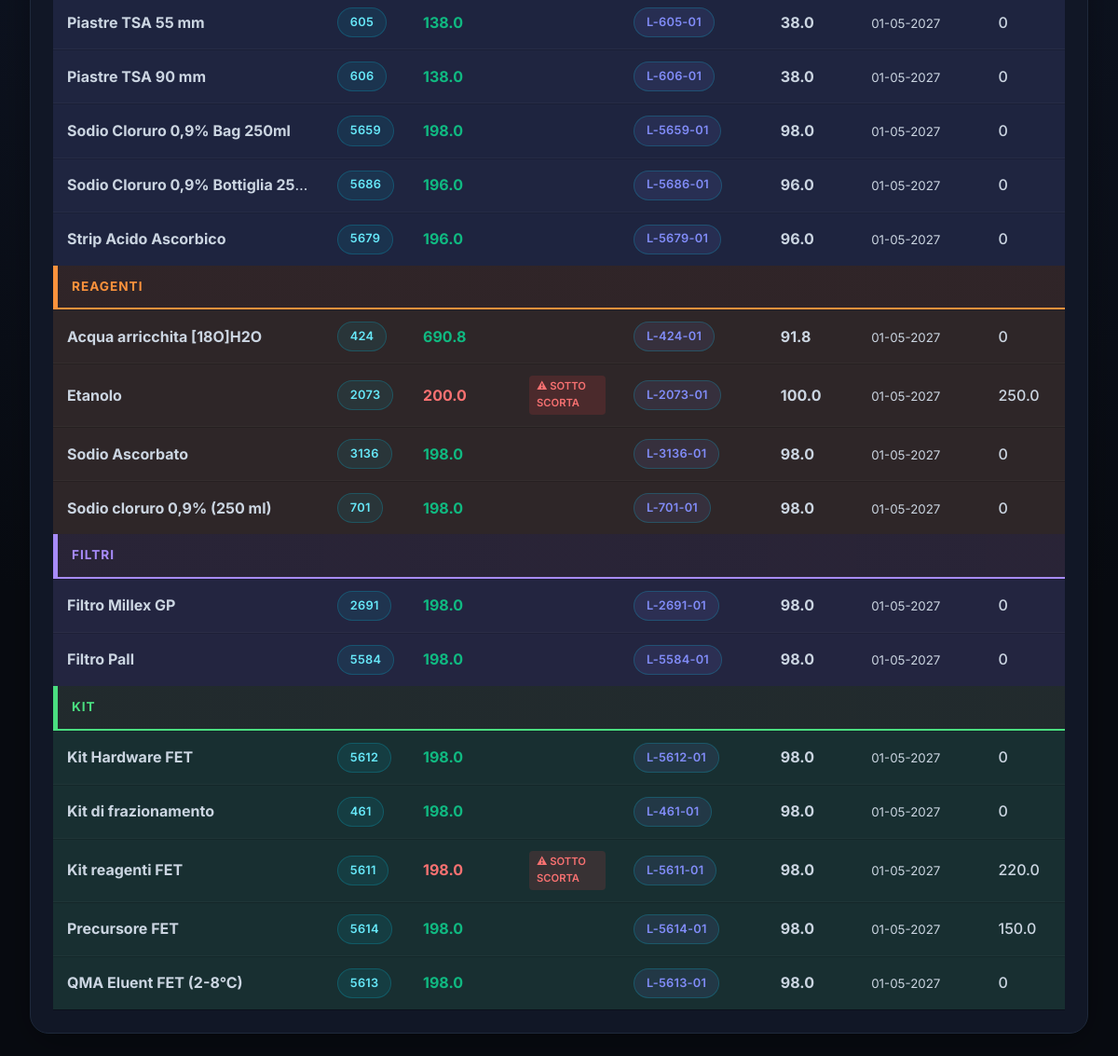
Before: /magazzino (lower part) with the older database file.
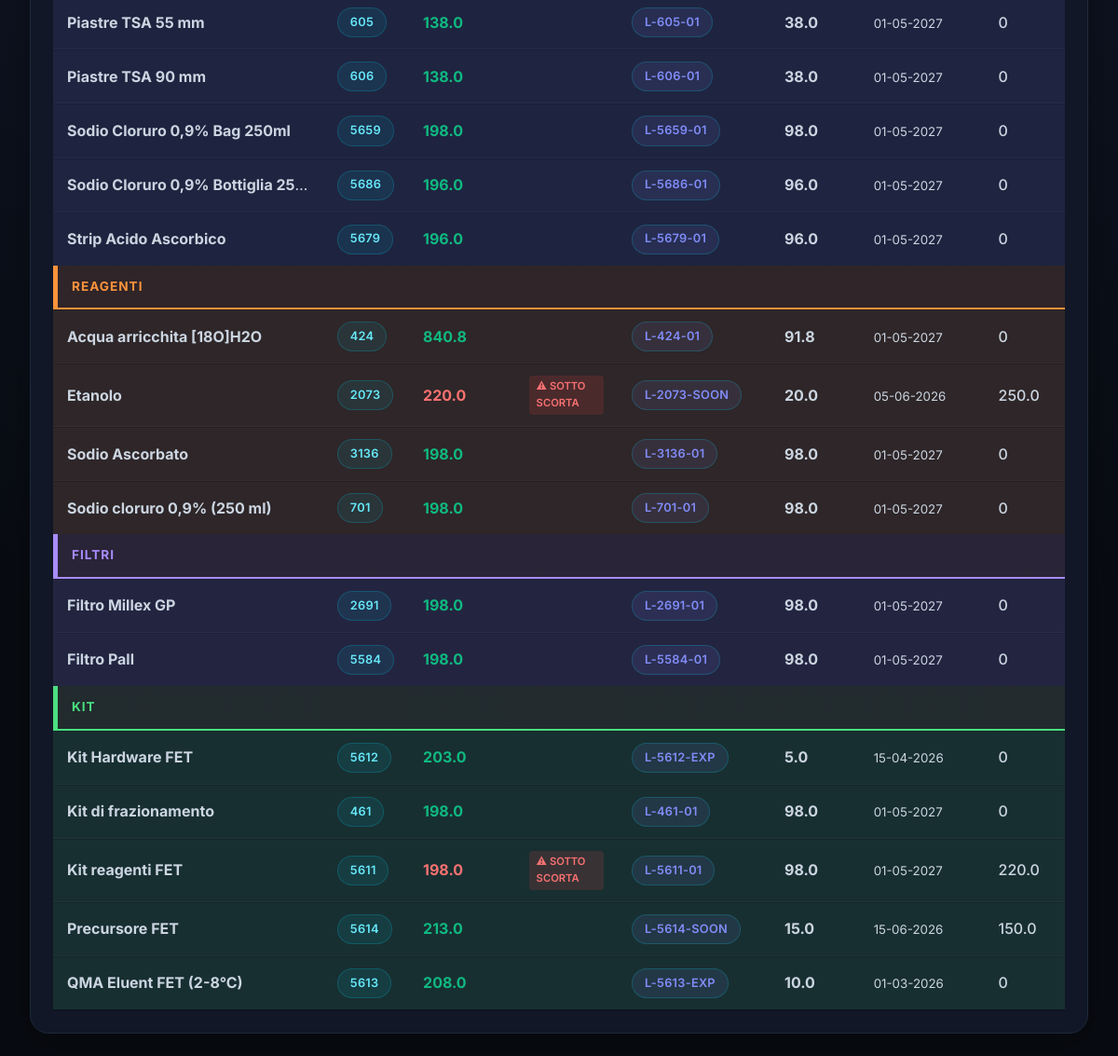
After: the same page with the newer database file.
### tables this page shows
CREATE TABLE Lotti_Interni (
            lotto_interno TEXT PRIMARY KEY,
            data_arrivo TEXT,
            codice_mp TEXT,
            lotto_fornitore TEXT,
            fornitore TEXT,
            data_scadenza TEXT,
            qnt_arrivata TEXT,
            pz_x_cf TEXT,
            giacenza TEXT,
            data_consegna_qc TEXT,
            data_approvazione TEXT,
            arrivo_magazzino TEXT,
            consumi TEXT,
            ca TEXT,
            reparto TEXT,
            appr TEXT,
            etich TEXT,
            cc TEXT,
            codice_lotto TEXT,
            in_uso TEXT,
            chiuso TEXT,
            FOREIGN KEY (codice_mp) REFERENCES Elenco_MP(codice)
        );

CREATE TABLE Elenco_MP (
            codice TEXT PRIMARY KEY,
            nome_mp TEXT,
            nome_file TEXT,
            unita_misura TEXT,
            nome_etichetta TEXT,
            uso TEXT,
            codice_fornitore TEXT,
            controcampione TEXT,
            distribuzione TEXT
        , scorta_minima FLOAT DEFAULT 0, ordine_magazzino INTEGER DEFAULT 999, categoria_magazzino TEXT);

### app.py (the view)
@app.route('/magazzino')
def magazzino():
    conn = get_db_connection()
    inventory_rows = conn.execute('''
        WITH OldestActiveLot AS (
            SELECT
                codice_mp,
                lotto_interno,
                giacenza,
                data_scadenza,
                ROW_NUMBER() OVER (
                    PARTITION BY codice_mp
                    ORDER BY data_arrivo ASC, lotto_interno ASC
                ) as rn
            FROM Lotti_Interni
            WHERE giacenza IS NOT NULL AND CAST(giacenza AS FLOAT) > 0
        )
        SELECT
            M.codice,
            M.nome_mp,
            M.scorta_minima,
            M.ordine_magazzino,
            M.categoria_magazzino,
            SUM(CASE WHEN L.giacenza IS NOT NULL THEN CAST(L.giacenza AS FLOAT) ELSE 0 END) as giacenza_totale,
            COUNT(CASE WHEN L.lotto_interno IS NOT NULL THEN 1 END) as num_lotti,
            MIN(CASE WHEN L.data_scadenza != "" THEN L.data_scadenza END) as prossima_scadenza,
            O.lotto_interno as lotto_in_uso,
            O.giacenza as lotto_in_uso_giacenza,
            O.data_scadenza as lotto_in_uso_scadenza
        FROM Elenco_MP M
        LEFT JOIN Lotti_Interni L ON M.codice = L.codice_mp
        LEFT JOIN OldestActiveLot O ON M.codice = O.codice_mp AND O.rn = 1
        GROUP BY M.codice, M.nome_mp, M.scorta_minima, M.ordine_magazzino, M.categoria_magazzino, O.lotto_interno, O.giacenza, O.data_scadenza
        ORDER BY M.ordine_magazzino ASC, M.nome_mp ASC
    ''').fetchall()
    inventory = [dict(row) for row in inventory_rows]
    grouped_inventory = {}
    for item in inventory:
        cat = item['categoria_magazzino'] or 'Altre Materie Prime'
        if cat not in grouped_inventory:
            grouped_inventory[cat] = []
        grouped_inventory[cat].append(item)
    conn.close()
    return render_template('magazzino.html', grouped_inventory=grouped_inventory)

### app.py (called while the page is built)
def get_db_connection():
    conn = sqlite3.connect(DB_PATH)
    conn.row_factory = sqlite3.Row
    return conn

@app.template_filter('dateformat')
def dateformat_filter(value, format='%d-%m-%Y'):
    if not value or value == '-':
        return value
    try:
        dt = datetime.strptime(value, '%Y-%m-%d')
        return dt.strftime(format)
    except:
        return value

### templates/magazzino.html (shortened to what this page needs)
{% extends 'base.html' %}
{% block content %}
<link rel="stylesheet" type="text/css" href="https://cdn.datatables.net/1.13.6/css/jquery.dataTables.min.css">
<div class="table-container" style="padding: 1.5rem; overflow: visible !important;">
    <table id="magazzinoTable" class="display">
        {% for cat_name, items in grouped_inventory.items() %}
            {% set color_class = 'cat-gray' %}
            {% if 'consumabili' in cat_name.lower() or 'sterile' in cat_name.lower() or 'vetro' in cat_name.lower() %}{% set color_class = 'cat-blue' %}
            {% elif 'reagenti' in cat_name.lower() or 'colina' in cat_name.lower() %}{% set color_class = 'cat-orange' %}
            {% elif 'filtri' in cat_name.lower() %}{% set color_class = 'cat-purple' %}
            {% elif 'kit' in cat_name.lower() or 'synthera' in cat_name.lower() or 'fbb' in cat_name.lower() or 'dopa' in cat_name.lower() or 'finali' in cat_name.lower() %}{% set color_class = 'cat-green' %}
            {% endif %}
        <tbody class="category-group section-{{ color_class | replace('cat-', '') }}">
            <tr class="group-header {{ color_class }}">
                <td><strong>{{ cat_name }}</strong></td>
                <td></td><td></td><td></td><td></td><td></td><td></td><td></td>
            </tr>
            {% for item in items %}
                {% set giacenza = item['giacenza_totale'] if item['giacenza_totale'] is not none else 0 %}
                {% set scorta_min = item['scorta_minima'] if item['scorta_minima'] is not none else 0 %}
                {% set is_low_stock = giacenza < scorta_min %}
                <tr onclick="openBatchDetails('{{ item['codice'] }}', '{{ item['nome_mp'] }}')">
                    <td style="white-space: nowrap; overflow: hidden; text-overflow: ellipsis; max-width: 260px;" title="{{ item['nome_mp'] }}"><strong>{{ item['nome_mp'] }}</strong></td>
                    <td><span class="badge">{{ item['codice'] }}</span></td>
                    <td>
                        <span class="{{ 'stock-critical-val' if is_low_stock else 'stock-ok' }}" style="font-weight: bold;">
                            {{ giacenza | round(2) }}
                        </span>
                    </td>
                    <td>
                        {% if is_low_stock %}
                        <span class="low-stock-badge">⚠ SOTTO SCORTA</span>
                        {% endif %}
                    </td>
                    <td>
                        {% if item['lotto_in_uso'] %}
                        <span class="badge" style="background: rgba(129, 140, 248, 0.1); color: #818cf8; white-space: nowrap; display: inline-block;">{{ item['lotto_in_uso'] }}</span>
                        {% else %}
                        <span class="placeholder-cell">-</span>
                        {% endif %}
                    </td>
                    <td>
                        {% if item['lotto_in_uso_giacenza'] is not none %}
                        <strong style="color: var(--text-pale);">{{ item['lotto_in_uso_giacenza'] | float | round(2) }}</strong>
                        {% else %}
                        <span class="placeholder-cell">-</span>
                        {% endif %}
                    </td>
                    <td>
                        {% if item['lotto_in_uso_scadenza'] %}
                        <small>{{ item['lotto_in_uso_scadenza'] | dateformat }}</small>
                        {% else %}
                        <span class="placeholder-cell">-</span>
                        {% endif %}
                    </td>
                    <td style="font-weight: 500;">{{ item['scorta_minima'] or '0' }}</td>
                </tr>
            {% endfor %}
        </tbody>
        {% endfor %}
    </table>
</div>
{% endblock %}

Changed rows visible on the page:
no longer on this page (row unchanged): Lotti_Interni: nome_mp "Etanolo", codice "2073", giacenza "200.0", shows "⚠ SOTTO SCORTA", lotto_in_uso "L-2073-01", lotto_in_uso_giacenza "100.0", lotto_in_uso_scadenza "01-05-2027", scorta_minima "250.0", shown under "REAGENTI"
no longer on this page (row unchanged): Lotti_Interni: categoria_magazzino "KIT", nome_mp "Kit Hardware FET", codice "5612", giacenza "198.0", lotto_in_uso "L-5612-01", lotto_in_uso_giacenza "98.0", lotto_in_uso_scadenza "01-05-2027", scorta_minima "0", Lotti_Interni (nome_mp "Kit di frazionamento", codice "461", giacenza "198.0", lotto_in_uso "L-461-01", lotto_in_uso_giacenza "98.0", lotto_in_uso_scadenza "01-05-2027", scorta_minima "0"), Lotti_Interni (nome_mp "Kit reagenti FET", codice "5611", giacenza "198.0", shows "⚠ SOTTO SCORTA", lotto_in_uso "L-5611-01", lotto_in_uso_giacenza "98.0", lotto_in_uso_scadenza "01-05-2027", scorta_minima "220.0")
no longer on this page (row unchanged): Lotti_Interni: nome_mp "Precursore FET", codice "5614", giacenza "198.0", lotto_in_uso "L-5614-01", lotto_in_uso_giacenza "98.0", lotto_in_uso_scadenza "01-05-2027", scorta_minima "150.0", shown under "KIT"
no longer on this page (row unchanged): Lotti_Interni: nome_mp "QMA Eluent FET (2-8°C)", codice "5613", giacenza "198.0", lotto_in_uso "L-5613-01", lotto_in_uso_giacenza "98.0", lotto_in_uso_scadenza "01-05-2027", scorta_minima "0", shown under "KIT"
computed for Lotti_Interni "Acqua arricchita [18O]H2O": giacenza "690.8" → "840.8"
added Lotti_Interni: nome_mp "Etanolo", codice "2073", giacenza "220.0", shows "⚠ SOTTO SCORTA", lotto_in_uso "L-2073-SOON", lotto_in_uso_giacenza "20.0", lotto_in_uso_scadenza "05-06-2026", scorta_minima "250.0", shown under "REAGENTI"
added Lotti_Interni: categoria_magazzino "KIT", nome_mp "Kit Hardware FET", codice "5612", giacenza "203.0", lotto_in_uso "L-5612-EXP", lotto_in_uso_giacenza "5.0", lotto_in_uso_scadenza "15-04-2026", scorta_minima "0", Lotti_Interni (nome_mp "Kit di frazionamento", codice "461", giacenza "198.0", lotto_in_uso "L-461-01", lotto_in_uso_giacenza "98.0", lotto_in_uso_scadenza "01-05-2027", scorta_minima "0"), Lotti_Interni (nome_mp "Kit reagenti FET", codice "5611", giacenza "198.0", shows "⚠ SOTTO SCORTA", lotto_in_uso "L-5611-01", lotto_in_uso_giacenza "98.0", lotto_in_uso_scadenza "01-05-2027", scorta_minima "220.0")
added Lotti_Interni: nome_mp "Precursore FET", codice "5614", giacenza "213.0", lotto_in_uso "L-5614-SOON", lotto_in_uso_giacenza "15.0", lotto_in_uso_scadenza "15-06-2026", scorta_minima "150.0", shown under "KIT"
added Lotti_Interni: nome_mp "QMA Eluent FET (2-8°C)", codice "5613", giacenza "208.0", lotto_in_uso "L-5613-EXP", lotto_in_uso_giacenza "10.0", lotto_in_uso_scadenza "01-03-2026", scorta_minima "0", shown under "KIT"
